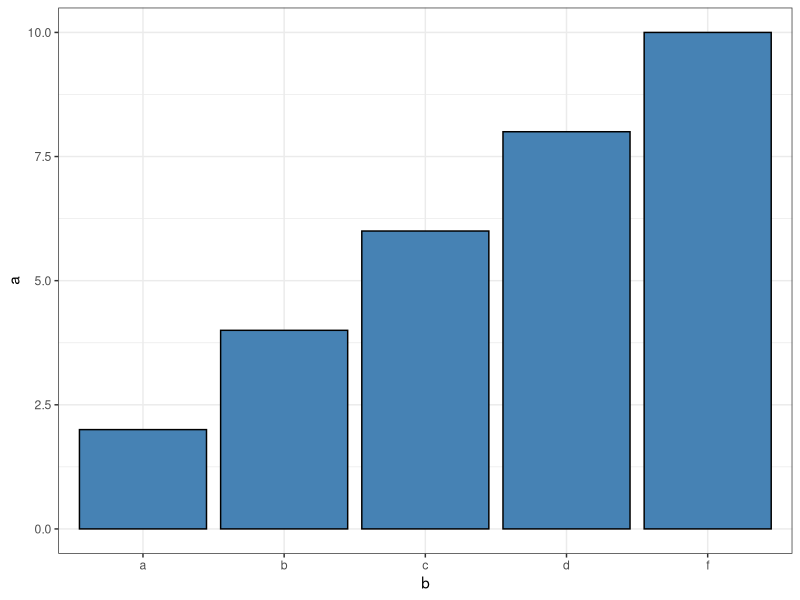

Recreate this plot in R.
getwd()
require(ggplot2)
require(RColorBrewer)

a<-data.frame(a=seq(2,10,2), b=c("a","b","c","d","f"))
str(a)

bplot<-ggplot(data=a, aes(x=b, y=a))+
  geom_bar(stat = "identity", position = position_dodge(), fill="steelblue", colour="black")+
  theme_bw()

bplot

write.table(a, file="DB_test.csv", sep=";", row.names = F)
